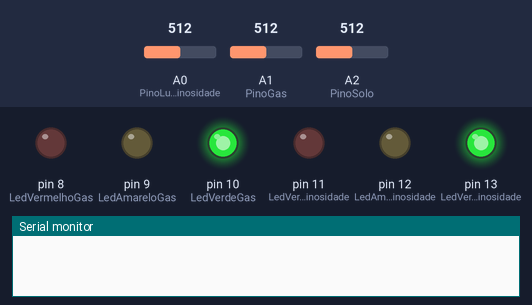
Recording of a sketch running on a simulated Arduino Mega 2560, built with avr-gcc and run on an emulated ATmega2560. Shown: output pins drawn as LEDs (lit = HIGH), the last lines printed to the serial monitor. The test bench sets the inputs (shaded band); at power-on: A0 (PinoLumininosidade) = 512, A1 (PinoGas) = 512, A2 (PinoSolo) = 512.

Above: at 1.8 s.
1.9 s: A0 (PinoLumininosidade) set to 66
4.5 s: A0 (PinoLumininosidade) set to 55
At 6.7 s:
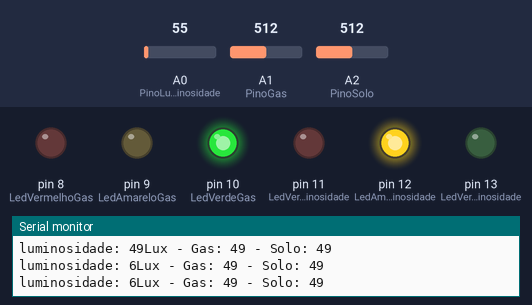
7.5 s: A0 (PinoLumininosidade) set to 33
10.2 s: A0 (PinoLumininosidade) set to 27
At 14.7 s:
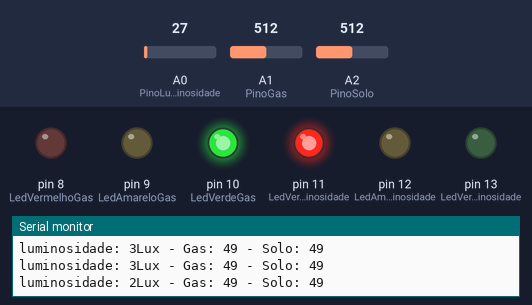
14.9 s: A0 (PinoLumininosidade) set to 122
At 18.5 s:
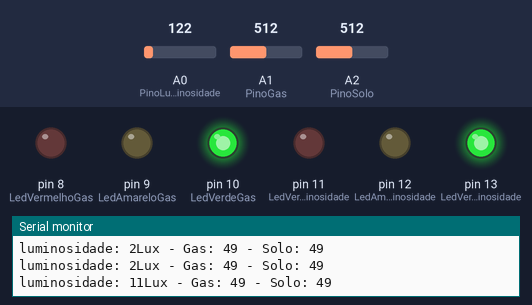
19.5 s: A0 (PinoLumininosidade) set to 0
At 29.1 s:
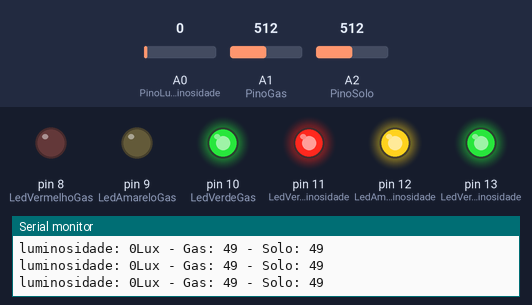
Timing chart, 0 to 30.0 s (numbered marks = the images above; inputs shaded):
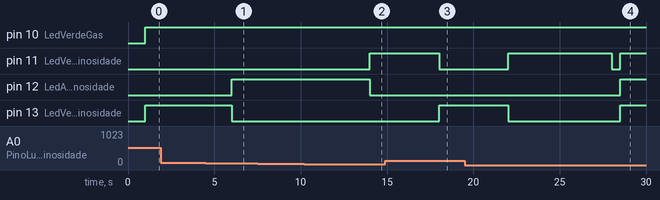

The sketch:

arduino.ino
```cpp
//teste
#include <Wire.h>

// Contantes do programa
const int PinoLumininosidade = A0;       // Pino do sensor de luminosidade
const int PinoGas = A1;         // Pino do sensor de gás
const int PinoSolo = A2;        // Pino do sensor de umidade do solo
const int LedVerdeLuminosidade = 13;    // Pino do LED verde do sensor de luminosidade
const int LedAmareloLuminosidade = 12;  // Pino do LED amarelo do sensor de luminosidade
const int LedVermelhoLuminosidade = 11; // Pino do LED vermelho do sensor de luminosidade
const int LedVerdeGas = 10;      // Pino do LED verde do sensor de gás
const int LedAmareloGas = 9;    // Pino do LED amarelo do sensor de gás
const int LedVermelhoGas = 8;   // Pino do LED vermelho do sensor de gás
const int LedVerdeSolo = 37;     // Pino do LED verde do sensor de umidade do solo
const int LedAmareloSolo = 35;   // Pino do LED amarelo do sensor de umidade do solo
const int LedVermelhoSolo = 33;  // Pino do LED vermelho do sensor de umidade do solo
const int intervaloImpressaoSerial = 1000;  // Intervalo de tempo para impressão na serial
const unsigned long tempoLimiteluminosidadeAlta = 5000;  // 5 segundos
const unsigned long tempoLimiteGasAlto = 10000;  // 10 segundos
const unsigned long tempoLimiteSoloAlto = 10000;  // 10 segundos

// Variaveis do Programa
volatile int gas = 0;  // Variável para armazenar o valor lido do sensor de gás
volatile int solo = 0; // Variável para armazenar o valor lido do sensor de umidade do solo
volatile int luminosidade = 0;

unsigned long ultimaSerialPrint = 0; // Variável para armazenar o tempo da última impressão na serial
unsigned long tempoInicialLuminosidadeAlta = 0; // Variável para armazenar o tempo inicial da luminosidade alta
unsigned long tempoInicialGasAlto = 0; // Variável para armazenar o tempo inicial do gás alto
unsigned long tempoInicialSoloAlto = 0; // Variável para armazenar o tempo inicial do solo alto

void setup() {
  Serial.begin(9600);  // Inicia a comunicação serial
  Serial1.begin(9600);
  pinMode(PinoLumininosidade, INPUT);  // Define o pino do sensor de luminosidade como entrada
  pinMode(PinoGas, INPUT);  // Define o pino do sensor de gás como entrada
  pinMode(PinoSolo, INPUT);  // Define o pino do sensor de umidade do solo como entrada
  pinMode(LedVerdeLuminosidade, OUTPUT); // Define o pino do LED verde do sensor de luminosidade como saída
  pinMode(LedAmareloLuminosidade, OUTPUT); // Define o pino do LED amarelo do sensor de luminosidade como saída
  pinMode(LedVermelhoLuminosidade, OUTPUT); // Define o pino do LED vermelho do sensor de luminosidade como saída
  pinMode(LedVerdeGas, OUTPUT); // Define o pino do LED verde do sensor de gás como saída
  pinMode(LedAmareloGas, OUTPUT); // Define o pino do LED amarelo do sensor de gás como saída
  pinMode(LedVermelhoGas, OUTPUT); // Define o pino do LED vermelho do sensor de gás como saída
}

void loop() {
  int valor = analogRead(PinoLumininosidade); // Lê o valor do sensor de luminosidade
  luminosidade = map(valor, 0, 1023, 0, 99); // Mapeia o valor lido para o intervalo de 0 a 100
  int valor2 = analogRead(PinoGas); // Lê o valor do sensor de gás
  gas = map(valor2, 0, 1023, 0, 99); // Mapeia o valor lido para o intervalo de 0 a 100
  int valor3 = analogRead(PinoSolo); // Lê o valor do sensor de umidade do solo
  solo = map(valor3, 0, 1023, 0, 99); // Mapeia o valor lido para o intervalo de 0 a 100

  delay(1000); // Aguarda 1 segundo

  if (Serial1.available()) {
    Serial1.write(gas);

  }

  // Imprime os valores na serial
  if (millis() - ultimaSerialPrint > intervaloImpressaoSerial) {
    Serial.print("luminosidade: ");
    Serial.print(luminosidade);
    Serial.print("Lux - Gas: ");
    Serial.print(gas);
    Serial.print(" - Solo: ");
    Serial.print(solo);
    Serial.println();
    ultimaSerialPrint = millis();
  }

//Logica para acender os leds de acordo com os valores lidos em gas
  if (gas > 750) {
    if (tempoInicialGasAlto == 0) {
      tempoInicialGasAlto = millis();  // Inicia a contagem do tempo
    }

    if (millis() - tempoInicialGasAlto > tempoLimiteGasAlto) {
      // Se gas ficar alta por mais de 5 segundos, faz os LEDs piscarem
      piscarLEDsGas();
    } else {
      digitalWrite(LedVerdeGas, LOW);
      digitalWrite(LedAmareloGas, LOW);
      digitalWrite(LedVermelhoGas,HIGH);
    }
  } else {
    // Reseta a contagem do tempo se gas estiver abaixo de 40
    tempoInicialGasAlto = 0;

    if (gas > 500) {
      digitalWrite(LedVerdeGas, LOW);
      digitalWrite(LedAmareloGas, HIGH);
      digitalWrite(LedVermelhoGas, LOW);
    } else {
      digitalWrite(LedVerdeGas, HIGH);
      digitalWrite(LedAmareloGas, LOW);
      digitalWrite(LedVermelhoGas, LOW);
    }
  }

//Logica para acender os leds de acordo com os valores lidos em solo
    if (solo < 250) {
        if (tempoInicialSoloAlto == 0) {
        tempoInicialSoloAlto = millis();  // Inicia a contagem do tempo
        }

        if (millis() - tempoInicialSoloAlto > tempoLimiteSoloAlto) {
        // Se solo ficar alta por mais de 5 segundos, faz os LEDs piscarem
        piscarLEDsSolo();
        } else {
        digitalWrite(LedVerdeSolo, LOW);
        digitalWrite(LedAmareloSolo, LOW);
        digitalWrite(LedVermelhoSolo, HIGH);
        }
    } else {
        // Reseta a contagem do tempo se solo estiver abaixo de 40
        tempoInicialSoloAlto = 0;

        if (solo < 500) {
        digitalWrite(LedVerdeSolo, LOW);
        digitalWrite(LedAmareloSolo, HIGH);
        digitalWrite(LedVermelhoSolo, LOW);
        } else {
        digitalWrite(LedVerdeSolo, HIGH);
        digitalWrite(LedAmareloSolo, LOW);
        digitalWrite(LedVermelhoSolo, LOW);
        }
    }


//Logica para acender os leds de acordo com os valores lidos em luminosidade
  if (luminosidade < 3) {
    if (tempoInicialLuminosidadeAlta == 0) {
      tempoInicialLuminosidadeAlta = millis();  // Inicia a contagem do tempo
    }

    if (millis() - tempoInicialLuminosidadeAlta > tempoLimiteluminosidadeAlta) {
      // Se a luminosidade ficar alta por mais de 5 segundos, faz os LEDs piscarem
      piscarLEDsTemp();
    } else {
      digitalWrite(LedVerdeLuminosidade, LOW);
      digitalWrite(LedAmareloLuminosidade, LOW);
      digitalWrite(LedVermelhoLuminosidade, HIGH);
    }
  } else {
    // Reseta a contagem do tempo se a luminosidade estiver abaixo de 40
    tempoInicialLuminosidadeAlta = 0;

    if (luminosidade < 6) {
      digitalWrite(LedVerdeLuminosidade, LOW);
      digitalWrite(LedAmareloLuminosidade, HIGH);
      digitalWrite(LedVermelhoLuminosidade, LOW);
    } else {
      digitalWrite(LedVerdeLuminosidade, HIGH);
      digitalWrite(LedAmareloLuminosidade, LOW);
      digitalWrite(LedVermelhoLuminosidade, LOW);
    }
  }
}

// Função para fazer os LEDs luminosidade piscarem
void piscarLEDsTemp() {
    digitalWrite(LedVerdeLuminosidade, LOW);
    digitalWrite(LedAmareloLuminosidade, LOW);
    digitalWrite(LedVermelhoLuminosidade, LOW);
    delay(500);
    digitalWrite(LedVerdeLuminosidade, HIGH);
    digitalWrite(LedAmareloLuminosidade, HIGH);
    digitalWrite(LedVermelhoLuminosidade, HIGH);
    delay(500);
}

// Função para fazer os LEDs gas piscarem
void piscarLEDsGas() {
    digitalWrite(LedVerdeGas, LOW);
    digitalWrite(LedAmareloGas, LOW);
    digitalWrite(LedVermelhoGas, LOW);
    delay(500);
    digitalWrite(LedVerdeGas, HIGH);
    digitalWrite(LedAmareloGas, HIGH);
    digitalWrite(LedVermelhoGas, HIGH);
    delay(500);
}

// Função para fazer os LEDs solo piscarem
void piscarLEDsSolo() {
    digitalWrite(LedVerdeSolo, LOW);
    digitalWrite(LedAmareloSolo, LOW);
    digitalWrite(LedVermelhoSolo, LOW);
    delay(500);
    digitalWrite(LedVerdeSolo, HIGH);
    digitalWrite(LedAmareloSolo, HIGH);
    digitalWrite(LedVermelhoSolo, HIGH);
    delay(500);
}


// Função para enviar os dados via I2C
void enviarDadosI2C(int luminosidade, int gas, int solo) {
  // Inicia a transmissão com o endereço 0x2C
  // Wire.write("L:");  // Identificador para luminosidade
  Wire.write((byte*)&luminosidade, sizeof(luminosidade));  // Envia dados de luminosidade
  // Wire.write(" G:");  // Identificador para gás
  // Wire.write((byte*)&gas, sizeof(gas));  // Envia dados de gás
  // Wire.write(" S:");  // Identificador para solo
  // Wire.write((byte*)&solo, sizeof(solo));  // Envia dados de solo
  Wire.endTransmission();  // Finaliza a transmissão
}
```

Measured:
- the behaviour switches between 62 and 61 on A0 (PinoLumininosidade) (found by bisection; images 0 and 1)
- the behaviour switches between 31 and 30 on A0 (PinoLumininosidade) (found by bisection; images 1 and 2)
- after the input at 4.5 s, pin 12 (LedAmareloLuminosidade): LOW → HIGH after 1.5 s; pin 13 (LedVerdeLuminosidade): HIGH → LOW after 1.5 s
- after the input at 10.2 s, pin 11 (LedVermelhoLuminosidade): LOW → HIGH after 3.8 s; pin 12 (LedAmareloLuminosidade): HIGH → LOW after 3.8 s
- after the input at 14.9 s, pin 11 (LedVermelhoLuminosidade): HIGH → LOW after 3.1 s; pin 13 (LedVerdeLuminosidade): LOW → HIGH after 3.1 s
- after the input at 19.5 s, pin 11 (LedVermelhoLuminosidade): LOW → HIGH after 2.5 s, → LOW 6.0 s later, → HIGH 0.50 s later; pin 12 (LedAmareloLuminosidade): LOW → HIGH after 9.0 s; pin 13 (LedVerdeLuminosidade): HIGH → LOW after 2.5 s, → HIGH 6.5 s later
